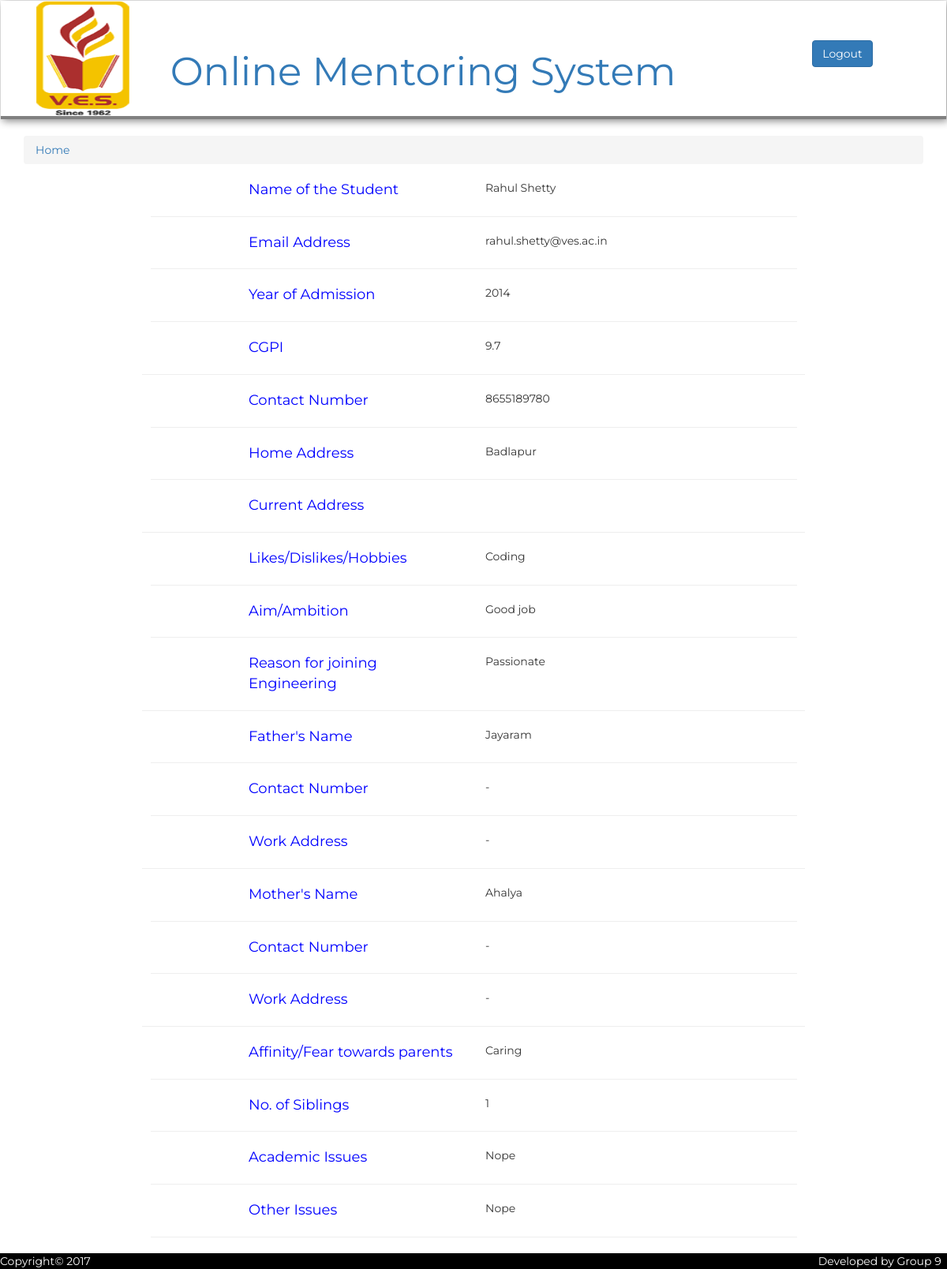
/html/studentprofile.php?email=rahul.shetty@ves.ac.in (signed in), run on the app's committed database.
### tables this page shows
CREATE TABLE `studentprofile` (
  `Timestamp` timestamp NOT NULL DEFAULT CURRENT_TIMESTAMP ON UPDATE CURRENT_TIMESTAMP,
  `email` varchar(30) NOT NULL,
  `name` varchar(30) NOT NULL,
  `admission_year` int(11) NOT NULL,
  `address_home` varchar(100) NOT NULL,
  `address_current` varchar(100) NOT NULL,
  `num_own` varchar(10) NOT NULL,
  `cgpi` double NOT NULL,
  `hobbies` varchar(100) NOT NULL,
  `ambitions` varchar(100) NOT NULL,
  `reason_for_eng` varchar(100) NOT NULL,
  `father_name` varchar(30) NOT NULL,
  `address_father` varchar(100) NOT NULL,
  `num_father` varchar(10) NOT NULL,
  `mother_name` varchar(30) NOT NULL,
  `address_mother` varchar(100) NOT NULL,
  `num_mother` varchar(10) NOT NULL,
  `affinity` varchar(100) NOT NULL,
  `no_sibling` int(11) NOT NULL,
  `acad_issue` varchar(100) NOT NULL,
  `nonacad_issue` varchar(100) NOT NULL
);

### html/studentprofile.php (the view, shortened to what this page needs)
<!DOCTYPE html>
<html lang="en">
<head>
	<link rel="stylesheet" href="../bootstrap/css/bootstrap.min.css">
	<link href="../css/header.css" rel="stylesheet">
    <link href="../css/footer.css" rel="stylesheet">
</head>
<body>
<?php include 'header.php';
    require '../php/dp.php';
    $res = mysqli_query($con,"select name,email,admission_year,address_home,address_current,num_own,cgpi,hobbies,ambitions,reason_for_eng,father_name,address_father,num_father,mother_name,address_mother,num_mother,affinity,no_sibling,acad_issue,nonacad_issue from studentprofile where email = '".$_GET['email']."'");
    $a = mysqli_fetch_assoc($res);
    $name = $a['name'];
    $email = $a['email'];
    $year = $a['admission_year'];
    $addhome = $a['address_home'];
    $addcurr = $a['address_current'];
    $contact = $a['num_own'];
    $cgpi = $a['cgpi'];
    $hobby = $a['hobbies'];
    $aim = $a['ambitions'];
    $reason = $a['reason_for_eng'];
    $father_name = $a['father_name'];
    $address_father = $a['address_father'];
    $num_father = $a['num_father'];
    $mother_name = $a['mother_name'];
    $address_mother = $a['address_mother'];
    $num_mother = $a['num_mother'];
    $affinity = $a['affinity'];
    $no_sibling = $a['no_sibling'];
    $acad_issue = $a['acad_issue'];
    $nonacad_issue = $a['nonacad_issue'];
    ?>
 <div class="container class_name">
	<ul class="breadcrumb">
	    <li><a href="mentorpage.php">Home</a></li>
	</ul>
</div>
<div class="container-fluid">
  <div class="row">
    <div class="col-md-offset-3 col-md-3" style="color: blue;font-size: 18px;">Name of the Student</div>
    <div class="col-md-6"><?php echo $name ;?></div>
  </div><hr width="70%">
    <div class="row">
    <div class="col-md-offset-3 col-md-3" style="color: blue;font-size: 18px;">Email Address</div>
    <div class="col-md-6"><?php echo $email ;?></div>
  </div><hr width="70%">
  <div class="row">
    <div class="col-md-offset-3 col-md-3" style="color: blue;font-size: 18px;">Year of Admission</div>
    <div class="col-md-6"><?php echo $year ;?></div>
  </div><hr width="70%">
  <div class="row">
    <div class="col-md-offset-3 col-md-3" style="color: blue;font-size: 18px;">CGPI</div>
    <div class="col-md-6"><?php echo $cgpi ;?></div>
  </div></div><hr width="70%">
  <div class="container-fluid">
  <div class="row">
    <div class="col-md-offset-3 col-md-3" style="color: blue;font-size: 18px;">Contact Number</div>
    <div class="col-md-6"><?php echo $contact ;?></div>
    </div><hr width="70%">
  <div class="row">
    <div class="col-md-offset-3 col-md-3" style="color: blue;font-size: 18px;">Home Address</div>
    <div class="col-md-6"><?php echo $addhome ;?></div>
  </div><hr width="70%">
    <div class="row">
    <div class="col-md-offset-3 col-md-3" style="color: blue;font-size: 18px;">Current Address</div>
    <div class="col-md-6"><?php echo $addcurr ;?></div>
  </div></div><hr width="70%">
  <div class="container-fluid">
  <div class="row">
    <div class="col-md-offset-3 col-md-3" style="color: blue;font-size: 18px;">Likes/Dislikes/Hobbies</div>
    <div class="col-md-6"><?php echo $hobby ;?></div>
  </div><hr width="70%">
  <div class="row">
    <div class="col-md-offset-3 col-md-3" style="color: blue;font-size: 18px;">Aim/Ambition</div>
    <div class="col-md-6"><?php echo $aim ;?></div>
  </div><hr width="70%">
   <div class="row">
    <div class="col-md-offset-3 col-md-3" style="color: blue;font-size: 18px;">Reason for joining Engineering</div>
    <div class="col-md-6"><?php echo $reason ;?></div>
  </div></div><hr width="70%">
  <div class="container-fluid">
<div class="row">
    <div class="col-md-offset-3 col-md-3" style="color: blue;font-size: 18px;">Father's Name</div>
    <div class="col-md-6"><?php echo $father_name ;?></div>
  </div><hr width="70%">
<div class="row">
    <div class="col-md-offset-3 col-md-3" style="color: blue;font-size: 18px;">Contact Number</div>
    <div class="col-md-6"><?php echo $num_father ;?></div>
  </div><hr width="70%">
<div class="row">
    <div class="col-md-offset-3 col-md-3" style="color: blue;font-size: 18px;">Work Address</div>
    <div class="col-md-6"><?php echo $address_father ;?></div>
  </div></div><hr width="70%">
  <div class="container-fluid">
<div class="row">
    <div class="col-md-offset-3 col-md-3" style="color: blue;font-size: 18px;">Mother's Name</div>
    <div class="col-md-6"><?php echo $mother_name ;?></div>
  </div><hr width="70%">
<div class="row">
    <div class="col-md-offset-3 col-md-3" style="color: blue;font-size: 18px;">Contact Number</div>
    <div class="col-md-6"><?php echo $num_mother ;?></div>
  </div><hr width="70%">
<div class="row">
    <div class="col-md-offset-3 col-md-3" style="color: blue;font-size: 18px;">Work Address</div>
    <div class="col-md-6"><?php echo $address_mother ;?></div>
  </div></div><hr width="70%">
  <div class="container-fluid">
<div class="row">
    <div class="col-md-offset-3 col-md-3" style="color: blue;font-size: 18px;">Affinity/Fear towards parents</div>
    <div class="col-md-6"><?php echo $affinity ;?></div>
  </div><hr width="70%">
<div class="row">
    <div class="col-md-offset-3 col-md-3" style="color: blue;font-size: 18px;">No. of Siblings</div>
    <div class="col-md-6"><?php echo $no_sibling ;?></div>
  </div><hr width="70%">
<div class="row">
    <div class="col-md-offset-3 col-md-3" style="color: blue;font-size: 18px;">Academic Issues</div>
    <div class="col-md-6"><?php echo $acad_issue ;?></div>
  </div><hr width="70%">
<div class="row">
    <div class="col-md-offset-3 col-md-3" style="color: blue;font-size: 18px;">Other Issues</div>
    <div class="col-md-6"><?php echo $nonacad_issue ;?></div>
  </div><hr width="70%">
  </div>
   <?php require'footer.php'; ?>
</body>
</html>

### css/header.css (style rules this page uses)
body { font-family: 'Montserrat', sans-serif; }

### css/footer.css (style rules this page uses)
html,body { height: 100%; }

### data on the page
studentprofile: name "Rahul Shetty", email "rahul.shetty@ves.ac.in", admission_year "2014", cgpi "9.7", num_own "8655189780", address_home "Badlapur", hobbies "Coding", ambitions "Good job", reason_for_eng "Passionate", father_name "Jayaram", num_father "-", address_father "-", mother_name "Ahalya", num_mother "-", address_mother "-", affinity "Caring", no_sibling "1", acad_issue "Nope", nonacad_issue "Nope"
